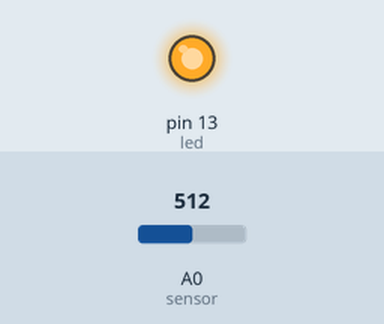
Simulated run of this sketch. Board: Arduino Uno, built with avr-gcc and run on an emulated ATmega328P. Shown: output pins drawn as LEDs (lit = HIGH). Inputs (shaded band) come from the test bench; at power-on: A0 (sensor) = 512. What the sketch prints to the serial monitor is not drawn.

Above: at 3.7 s.
3.8 s: A0 (sensor) set to 59
5.3 s: A0 (sensor) set to 50
At 5.7 s:
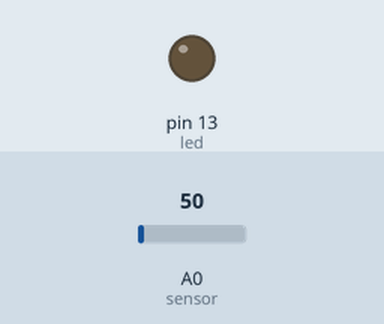
6.8 s: A0 (sensor) set to 122
At 8.1 s:
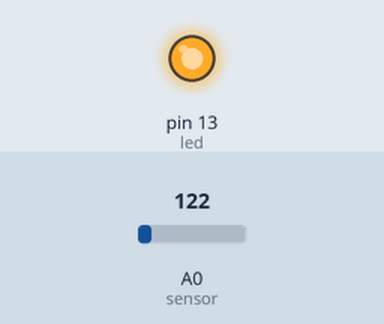
Timing chart, 0 to 9.3 s (numbered marks = the images above; inputs shaded):
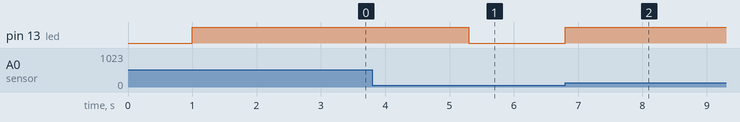

Measured:
- the behaviour switches between 56 and 55 on A0 (sensor) (found by bisection; images 0 and 1)
- after the input at 3.8 s, every drawn part: stays the same
- after the input at 5.3 s, pin 13 (led): HIGH → LOW at once
- after the input at 6.8 s, pin 13 (led): LOW → HIGH at once

The sketch:

projetoLP3c.ino
```cpp
int sensor = 0;
int led = 13;
void setup() {
  // put your setup code here, to run once:
  Serial.begin(9600);
  pinMode(led, OUTPUT);
  delay(1000);
  Serial.println("Serial iniciada com sucesso");
}

void loop() {
  int menu;
  // put your main code here, to run repeatedly:
    float temperatura = (analogRead(sensor)*0.00488)*100;
    if(temperatura > 27){
      digitalWrite(led, HIGH);
    }else{
      digitalWrite(led, LOW);
    }
if(Serial.available() > -1 ){
  menu = Serial.read();
  switch(menu){
    case '1':
    Serial.print("Temperatura: ");
    Serial.println(temperatura);
    delay(1000);
      break;
  }
 }
}
```
